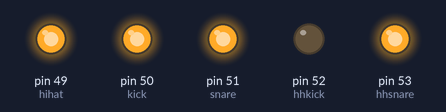
A sketch run on a simulated Arduino Mega 2560, built with avr-gcc and run on an emulated ATmega2560. On the bench: output pins drawn as LEDs (lit = HIGH).

Above: at 0.12 s.
At 0.8 s:
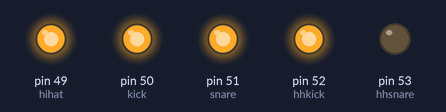
At 1.65 s:
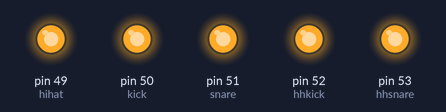
At 2.5 s:
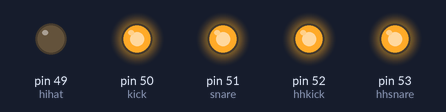
Timing chart, 0 to 3.1 s (numbered marks = the images above):
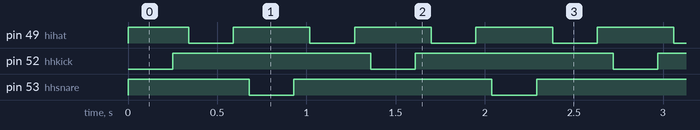

The sketch:

Demo.ino
```cpp
//INITIALIZING PINS AND VARIABLES
short hihat     = 49;            //set pin 28 to 'hihat' sound
short kick      = 50;            //set pin 29 to 'kick' sound
short snare     = 51;            //set pin 30 to 'snare' sound
short hhkick    = 52;            //set pin 31 to 'hihat' and 'kick' sound
short hhsnare   = 53;            //set pin 32 to 'hihat' and 'snare' sound

short volUp     = 47;            //set pin 34 to volume-up
short volDown   = 48;            //set pin 35 to volume-down

short tempo     = 340;           //316 = 190bpm; Inc = slower; Dec = faster (LIMIT: 350ms to 1500ms)
short adj_tempo = tempo-250;     //adjusted tempo to account the file delay
short eightTempo= adj_tempo/2;   //tempo used for beats with and
short sixTempo  = eightTempo/2;    //tempo used for beats with sixteenth notes

void setup() {
  //setup code here, to run once:
  Serial.begin(9600);  //use serial port
  //Files on Audio FX SoundBoard
  //T00 = hihat
  //T01 = snare
  //T02 = kick
  //T03 = kick and hihat
  pinMode(kick,    OUTPUT);
  pinMode(snare,   OUTPUT);
  pinMode(hihat,   OUTPUT);
  pinMode(hhkick,  OUTPUT);
  pinMode(hhsnare, OUTPUT);
  RESET(); //clean start
}

void loop() {

  //rockYou();    //we will - we will - rock you TA - BUM BUM TA
  rockBeat();
  //rockV2Beat();
  //discoBeat();
  //bossaNova(); --boom ta boom boom ta

}


/*****************************************************/
/*                     FUNCTIONS                     */
/*****************************************************/

  //Initializing pins to 5V so they do NOT play sound
void RESET(){
  digitalWrite(kick,    HIGH);
  digitalWrite(snare,   HIGH);
  digitalWrite(hihat,   HIGH);
  digitalWrite(hhkick,  HIGH);
  digitalWrite(hhsnare, HIGH);
  //When values are set to 0, the sound will be played
}

  //Play part of Drumset
void playSound(short part){
  digitalWrite(part, LOW);  //starts playback of file
  delay(250);               //plays file for the appropriate amount of time
  RESET();                  //stops playback of file
  delay(adj_tempo);         //moves on to next file for the appropriate tempo
}
/***********************************EXTRA************************************/
  //Extra function for expanding amount of beats
void play8Sound(short part){
  digitalWrite(part, LOW);  //starts playback of file
  delay(250);               //plays file for the appropriate amount of time
  RESET();                  //stops playback of file
  delay(eightTempo);        //moves on to next file for the appropriate tempo
}
void play16Sound(short part){
  digitalWrite(part, LOW);  //starts playback of file
  delay(250);               //plays file for the appropriate amount of time
  RESET();                  //stops playback of file
  delay(sixTempo);         //moves on to next file for the appropriate tempo
}
/***************************************************************************/

  //Volume Control
void VolumeCtr(short button){
  //Values that come through the app
  short downButton = 0; //(-)
  short upButton   = 1; //(+)

  if (button == downButton)
    volDown = LOW;
  if (button == upButton)
    volUp   = LOW;
}


/******************************************************/
/*        FUNCTIONS FOR THE DIFFERENT BEATS           */
/******************************************************/


/******************************************************/
/*                     ROCK BEAT                      */
/*                   1   2   3   4                    */
/*                   x---x---x---x                    */
/*                   o-------v----                    */
/******************************************************/

void rockBeat(){
  playSound(hhkick);

  playSound(hihat);

  playSound(hhsnare);

  playSound(hihat);
}

/******************************************************/
/*                    ROCK V2 BEAT                    */
/*                   1   2   3   4                    */
/*                   x---x---x---x                    */
/*                   o--(o)--v----                    */
/******************************************************/

void rockV2Beat(){
  playSound(hhkick);

  playSound(hihat);

  playSound(hhsnare);

  playSound(hihat);
//Second loop
  playSound(hhkick);

  playSound(hhkick);

  playSound(hhsnare);

  playSound(hihat);
}

/******************************************************/
/*                    DISCO BEAT                      */
/*                   1   2   3   4                    */
/*                   ----x-------x                    */
/*                   o-------v----                    */
/******************************************************/

void discoBeat(){
  playSound(kick);

  playSound(hihat);

  playSound(snare);

  playSound(hihat);
}

/******************************************************/
/*                   ROCK-YOU BEAT                    */
/*                   1 a 2 a 3 a 4                    */
/*                   ----v-------v                    */
/*                   o-o-----o-o--                    */
/******************************************************/

void rockYou(){
  playSound(kick);

  playSound(kick);

  playSound(snare);

  playSound(0);
}

/******************************************************/
/*                  REGGAETON BEAT                    */
/******************************************************/
//Not working
/*void reggaetonBeat(){
  short hlftempo = tempo/2;
  short hlftempadd = hlftempo + tempo;

  digitalWrite(hhkick, LOW);
  delay(250);
  RESET();
  delay(hlftempadd);
  //delay(750);

  digitalWrite(snare, LOW);
  delay(250);
  RESET();
  delay(hlftempo);
  //delay(250);

  digitalWrite(hhkick, LOW);
  delay(250);
  RESET();
  delay(tempo);
  //delay(500);

  digitalWrite(snare, LOW);
  delay (250);
  RESET();
  delay(tempo);
  //delay(500);
}
*/
```

Measured:
- by itself, pin 49 (hihat): alternates HIGH for 0.43 s and LOW for 0.25 s
- by itself, pin 52 (hhkick), pin 53 (hhsnare): alternates HIGH for 1.1 s and LOW for 0.25 s
- by itself, everything shown: repeats every 1.4 s, in 8 steps
